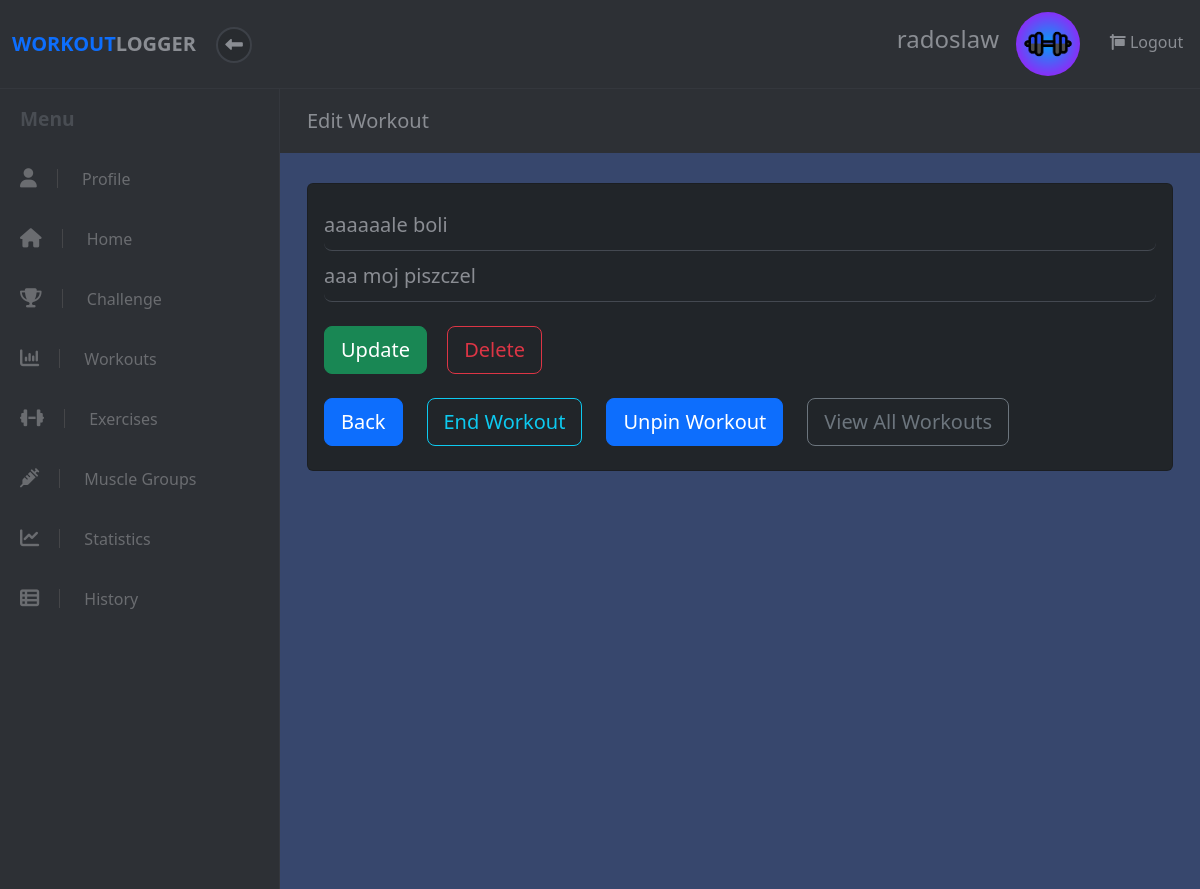
/workout/4/edit (signed in), run on an earlier commit of the app's database.
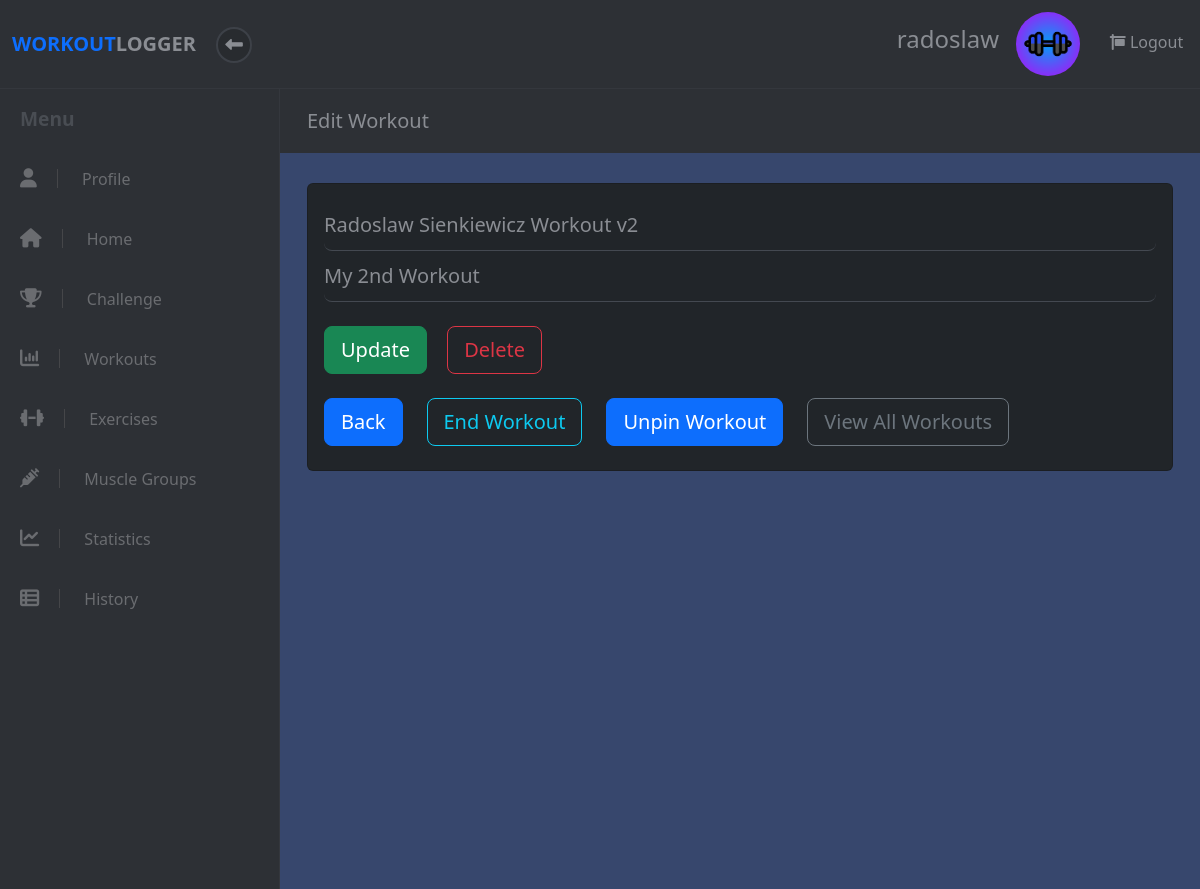
And on a later commit of the database.
### workout/models.py (models this page shows, shortened)
class Workout(models.Model):
    name = models.CharField(max_length=50)
    description = models.CharField(max_length=150)
    completed = models.BooleanField(default=False)
    is_shared = models.BooleanField(default=False)
    user = models.ForeignKey(User, on_delete=models.CASCADE, default=None)
    challenge = models.ForeignKey(Challenge, on_delete=models.CASCADE, default=None, blank=True, null=True)
    created_at = models.DateTimeField(auto_now_add=True)
    updated_at = models.DateTimeField(auto_now=True)

### workout/views.py (the view, shortened to what this page needs)
# urls.py: re_path(r'^workout/(?P<id>\d*)/edit$', views.edit_workout),
def edit_workout(request, id):
    try:
        user = User.objects.get(id=request.session["user_id"])
        ste = StrengthTrainingExercise.objects.filter(workout__id=id)
        ete = EnduranceTrainingExercise.objects.filter(workout__id=id)
        be = BalanceExercise.objects.filter(workout__id=id)
        fe = FlexibilityExercise.objects.filter(workout__id=id)
        exercises = list(chain(ste, ete, be, fe))
        data = {
            'user': user,
            'workout': Workout.objects.get(id=id),
            'exercises': sorted(exercises, key=lambda x: x.updated_at, reverse=True),
        }
        if request.method == "GET":
            logging.debug("GET request to edit workout")
            return render(request, "workout/edit_workout.html", data)
    except (KeyError, User.DoesNotExist) as err:
        messages.info(request, "You must be logged in to view this page.", extra_tags="invalid_session")
        logging.warning("User must be logged in to view 'edit_workout'.")
        return redirect("/")

### workout/templates/workout/edit_workout.html (shortened to what the changed rows need)
<!DOCTYPE html>
<html>
  <head>
    {% load static %}
    <link
      rel="stylesheet"
      href="{% static 'fontawesomefree/css/all.min.css' %}"
    />
    <link rel="stylesheet" href="../../static/workout/styles.css" />
    {% load bootstrap5 %} {% bootstrap_css %} {% bootstrap_javascript %}
  </head>
  <body>
    {% include 'workout/widgets/header.html' %}
    <div class="d-flex align-items-stretch">
      <div class="page-content">
        <div class="page-header">
          <div class="container-fluid">
            <h2 class="h5 no-margin-bottom">Edit Workout</h2>
          </div>
        </div>
        <section class="no-padding-bottom">
          <div class="container-fluid">
            <div class="card bg-dark add-exercise mb-4 mt-2">
              <div class="card-body text-light">
                <div class="row">
                  <div class="col-lg-12">
                    <form
                      id="update-workout-form"
                      action="/workout/{{ workout.id }}/edit"
                      method="POST"
                    >
                      <div class="form-group">
                        <input
                          id="name"
                          type="text"
                          name="name"
                          required
                          class="input-material form-control-lg"
                          placeholder="Name"
                          value="{{ workout.name }}"
                        />
                      </div>
                      <div class="form-group">
                        <input
                          id="description"
                          type="text"
                          name="description"
                          class="input-material form-control-lg"
                          placeholder="Description"
                          value="{{ workout.description }}"
                        />
                      </div>
                    </form>
                  </div>
                </div>
              </div>
            </div>
          </div>
        </section>
      </div>
    </div>
  </body>
</html>

What changed in the data, as far as the page shows it:
changed Workout: name "aaaaaale boli" → "Radoslaw Sienkiewicz Workout v2"; description "aaa moj piszczel" → "My 2nd Workout"
